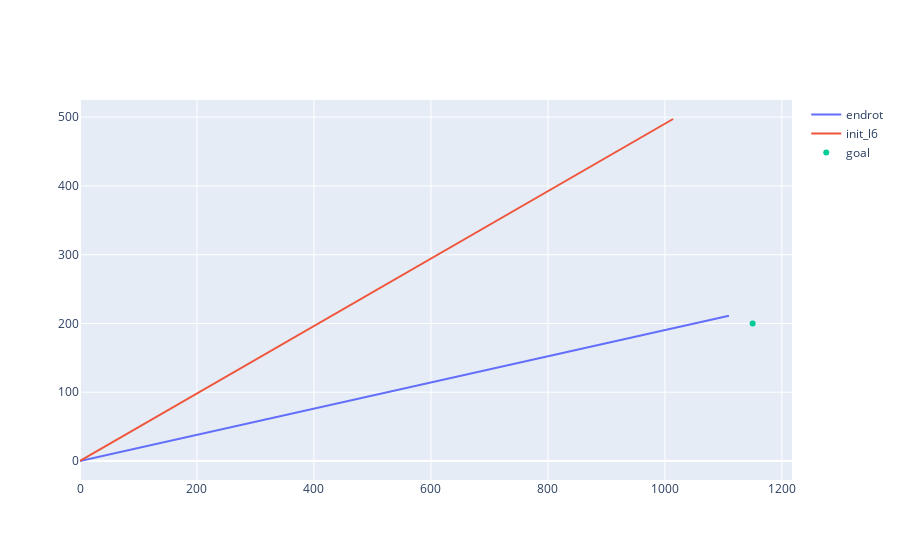

This figure's notebook cell:
### Code cell
fig.add_trace(go.Scatter(x=[0,l_transformed[0]], y=[0,l_transformed[1]], mode='lines', name='endrot'))
fig.add_trace(go.Scatter(x=[0,lx], y=[0,ly], mode='lines', name='init_l6'))
fig.add_trace(go.Scatter(x=[xg], y=[yg], mode='markers', name='goal'))

### Figure 1 — Plotly figure (JSON) as saved in the notebook; plotly's stock layout.template omitted (floating-point values rounded to 4 significant figures)
{"data": [{"mode": "lines", "name": "endrot", "type": "scatter", "x": [0, 1109.0], "y": [0, 211.1]}, {"mode": "lines", "name": "init_l6", "type": "scatter", "x": [0, 1014], "y": [0, 497.3]}, {"mode": "markers", "name": "goal", "type": "scatter", "x": [1150], "y": [200]}], "layout": {}}
